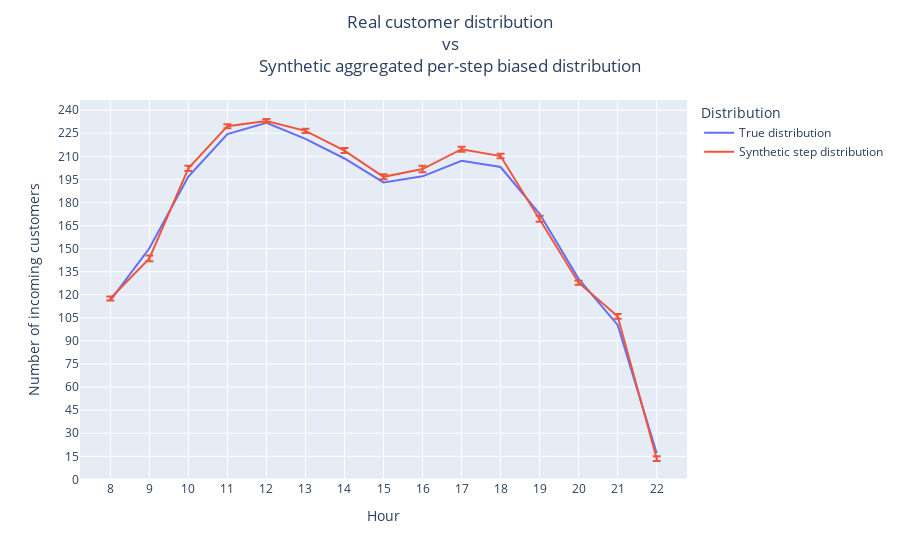

Notebook code cell kept with this figure:
### Code cell
sigma = 0.4
n_runs = 30

df = read_input_customer_distribution()
df_step_out = generate_multiple_customers_dist(df, n_runs, sigma, steps_in_hour)
df_full = aggregate_runs(df_step_out, df)
fig = plot_distributions(df_full)
fig.show()

### Figure 1 — Plotly figure (JSON) as saved in the notebook; plotly's stock layout.template omitted (floating-point values rounded to 4 significant figures)
{"data": [{"mode": "lines", "name": "True distribution", "type": "scatter", "x": [8, 9, 10, 11, 12, 13, 14, 15, 16, 17, 18, 19, 20, 21, 22], "y": [116.4, 150.2, 196.9, 224.5, 231.8, 221.4, 208.6, 193.0, 197.0, 207.0, 203.0, 172.6, 130.4, 100.4, 17.05]}, {"error_y": {"array": [1.307, 1.885, 1.736, 1.281, 1.252, 1.361, 1.623, 1.648, 2.153, 1.613, 1.468, 1.965, 1.304, 1.505, 1.583], "arrayminus": [1.307, 1.885, 1.736, 1.281, 1.252, 1.361, 1.623, 1.648, 2.153, 1.613, 1.468, 1.965, 1.304, 1.505, 1.583], "symmetric": false, "type": "data"}, "mode": "lines", "name": "Synthetic step distribution", "type": "scatter", "x": [8, 9, 10, 11, 12, 13, 14, 15, 16, 17, 18, 19, 20, 21, 22], "y": [117.6, 143.6, 202.2, 229.6, 233.0, 226.5, 213.7, 196.7, 201.7, 214.6, 210.2, 169.4, 127.9, 106.0, 13.53]}], "layout": {"legend": {"title": {"text": "Distribution"}}, "title": {"text": "Real customer distribution<br>vs<br>Synthetic aggregated per-step biased distribution", "x": 0.5, "xanchor": "center", "y": 0.95, "yanchor": "top"}, "xaxis": {"dtick": 1, "tick0": 0, "tickmode": "linear", "title": {"text": "Hour"}}, "yaxis": {"dtick": 15, "tick0": 0, "tickmode": "linear", "title": {"text": "Number of incoming customers"}}}}
